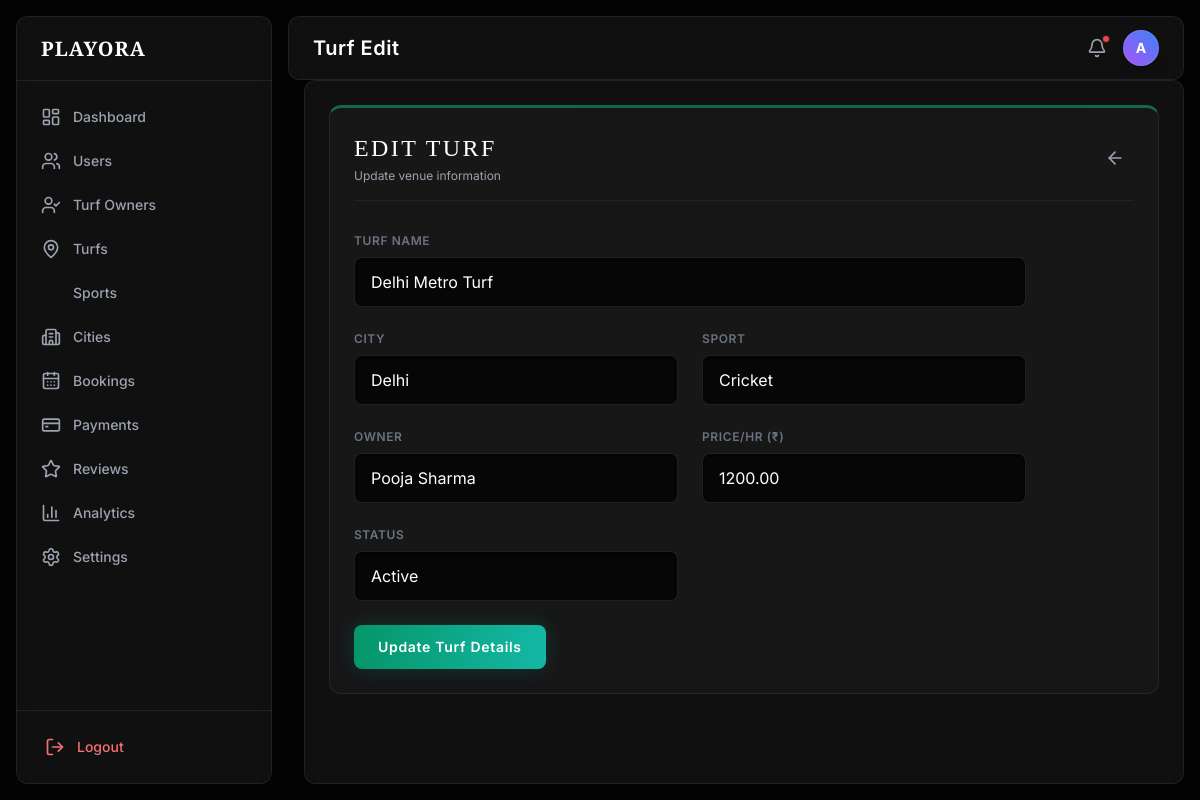
Page /admin/index.php?page=turf-edit&id=2 (signed in) on the committed database.
### tables this page shows
CREATE TABLE `turfs` (
  `id` int(11) NOT NULL,
  `name` varchar(150) DEFAULT NULL,
  `city_id` int(11) DEFAULT NULL,
  `address` text DEFAULT NULL,
  `sport_id` int(11) DEFAULT NULL,
  `owner_id` int(11) DEFAULT NULL,
  `price` decimal(10,2) DEFAULT NULL,
  `description` text DEFAULT NULL,
  `images` text DEFAULT NULL,
  `amenities` text DEFAULT NULL,
  `rating` decimal(2,1) DEFAULT 0.0,
  `status` enum('active','inactive') DEFAULT 'active',
  `created_at` timestamp NOT NULL DEFAULT current_timestamp()
);

CREATE TABLE `cities` (
  `id` int(11) NOT NULL,
  `name` varchar(100) DEFAULT NULL,
  `state` varchar(100) DEFAULT NULL,
  `country` varchar(100) DEFAULT NULL,
  `status` enum('active','inactive') DEFAULT 'active'
);

CREATE TABLE `sports` (
  `id` int(11) NOT NULL,
  `name` varchar(100) DEFAULT NULL,
  `icon` varchar(255) DEFAULT NULL,
  `status` enum('active','inactive') DEFAULT 'active'
);

CREATE TABLE `owners` (
  `id` int(11) NOT NULL,
  `name` varchar(100) DEFAULT NULL,
  `email` varchar(150) DEFAULT NULL,
  `phone` varchar(20) DEFAULT NULL,
  `city` varchar(100) DEFAULT NULL,
  `password` varchar(255) DEFAULT NULL,
  `status` enum('pending','approved','suspended') DEFAULT 'pending',
  `created_at` timestamp NOT NULL DEFAULT current_timestamp(),
  `reset_token` varchar(100) DEFAULT NULL
);

### admin/includes/auth.php (called while the page is built, shortened)
<?php
function e($value) {
    return htmlspecialchars($value ?? '', ENT_QUOTES, 'UTF-8');
}
?>

### admin/pages/turf-edit.php (the view, shortened to what this page needs)
<?php
$turf_id = $_GET['id'] ?? 0;
$stmt = $conn->prepare("SELECT * FROM turfs WHERE id = ?");
$stmt->bind_param("i", $turf_id);
$stmt->execute();
$turf = $stmt->get_result()->fetch_assoc();
$cities = $conn->query("SELECT id, name FROM cities");
$sports = $conn->query("SELECT id, name FROM sports");
$owners = $conn->query("SELECT id, name FROM owners");
?>
<div class="glass-card p-6 border-t-[3px] border-t-emerald-500/50">
    <div class="flex items-center justify-between mb-8 border-b border-white/5 pb-4">
        <div>
            <h3 class="text-2xl font-serif text-white tracking-widest uppercase">Edit Turf</h3>
            <p class="text-xs text-gray-400 mt-1">Update venue information</p>
        </div>
        <a href="index.php?page=turfs" class="text-gray-400 hover:text-white transition-colors hover:bg-white/5 p-2 rounded-lg border border-transparent hover:border-white/10"><i data-lucide="arrow-left" class="w-5 h-5"></i></a>
    </div>
    <form method="POST" action="" class="space-y-6 max-w-2xl">
        <div>
            <label class="block text-xs font-semibold text-gray-500 uppercase tracking-wider mb-2">Turf Name</label>
            <input type="text" name="name" required value="<?php echo e($turf['name']); ?>" class="w-full bg-void/80 border border-white/10 rounded-lg px-4 py-3 text-white focus:outline-none focus:border-emerald-500/50 transition-all shadow-inner">
        </div>
        <div class="grid grid-cols-1 md:grid-cols-2 gap-6">
            <div>
                <label class="block text-xs font-semibold text-gray-500 uppercase tracking-wider mb-2">City</label>
                <select name="city_id" required class="w-full bg-void/80 border border-white/10 rounded-lg px-4 py-3 text-white focus:outline-none focus:border-emerald-500/50 transition-all shadow-inner appearance-none">
                    <?php while($c = $cities->fetch_assoc()): ?>
                        <option value="<?php echo $c['id']; ?>" <?php echo $c['id'] == $turf['city_id'] ? 'selected' : ''; ?>><?php echo e($c['name']); ?></option>
                    <?php endwhile; ?>
                </select>
            </div>
            <div>
                <label class="block text-xs font-semibold text-gray-500 uppercase tracking-wider mb-2">Sport</label>
                <select name="sport_id" required class="w-full bg-void/80 border border-white/10 rounded-lg px-4 py-3 text-white focus:outline-none focus:border-emerald-500/50 transition-all shadow-inner appearance-none">
                    <?php while($s = $sports->fetch_assoc()): ?>
                        <option value="<?php echo $s['id']; ?>" <?php echo $s['id'] == $turf['sport_id'] ? 'selected' : ''; ?>><?php echo e($s['name']); ?></option>
                    <?php endwhile; ?>
                </select>
            </div>
            <div>
                <label class="block text-xs font-semibold text-gray-500 uppercase tracking-wider mb-2">Owner</label>
                <select name="owner_id" required class="w-full bg-void/80 border border-white/10 rounded-lg px-4 py-3 text-white focus:outline-none focus:border-emerald-500/50 transition-all shadow-inner appearance-none">
                    <?php while($o = $owners->fetch_assoc()): ?>
                        <option value="<?php echo $o['id']; ?>" <?php echo $o['id'] == $turf['owner_id'] ? 'selected' : ''; ?>><?php echo e($o['name']); ?></option>
                    <?php endwhile; ?>
                </select>
            </div>
            <div>
                <label class="block text-xs font-semibold text-gray-500 uppercase tracking-wider mb-2">Price/Hr (₹)</label>
                <input type="number" step="0.01" name="price" required value="<?php echo htmlspecialchars($turf['price']); ?>" class="w-full bg-void/80 border border-white/10 rounded-lg px-4 py-3 text-white focus:outline-none focus:border-emerald-500/50 transition-all shadow-inner">
            </div>
            <div>
                <label class="block text-xs font-semibold text-gray-500 uppercase tracking-wider mb-2">Status</label>
                <select name="status" class="w-full bg-void/80 border border-white/10 rounded-lg px-4 py-3 text-white focus:outline-none focus:border-emerald-500/50 transition-all shadow-inner appearance-none">
                    <option value="active" <?php echo $turf['status'] == 'active' ? 'selected' : ''; ?>>Active</option>
                </select>
            </div>
        </div>
        <button type="submit" class="bg-gradient-to-r from-emerald-600 to-teal-500 hover:from-emerald-500 hover:to-teal-400 text-white px-6 py-3 rounded-lg text-sm font-semibold tracking-wider transition-all shadow-[0_0_20px_rgba(16,185,129,0.2)] mt-4 inline-block active:scale-[0.98]">
            Update Turf Details
        </button>
    </form>
</div>

### admin/includes/head.php (style rules this page uses)
body { background-color: #030304; color: #f9f9fa; }
.glass-card { background: rgba(26, 26, 28, 0.6); backdrop-filter: blur(12px); border: 1px solid rgba(255, 255, 255, 0.08); border-radius: 0.75rem; }

### rows in the picture
turfs: name "Delhi Metro Turf", city_id "Delhi", sport_id "Cricket", owner_id "Pooja Sharma", price "1200.00", status "Active"

### other values in the picture
$item['label'] "Dashboard"
$item['label'] "Users"
$item['label'] "Turf Owners"
$item['label'] "Turfs"
$item['label'] "Sports"
$item['label'] "Cities"
$item['label'] "Bookings"
$item['label'] "Payments"
$item['label'] "Reviews"
$item['label'] "Analytics"
$item['label'] "Settings"
str_replace('-', ' ', $_GET['page']) "Turf Edit"
